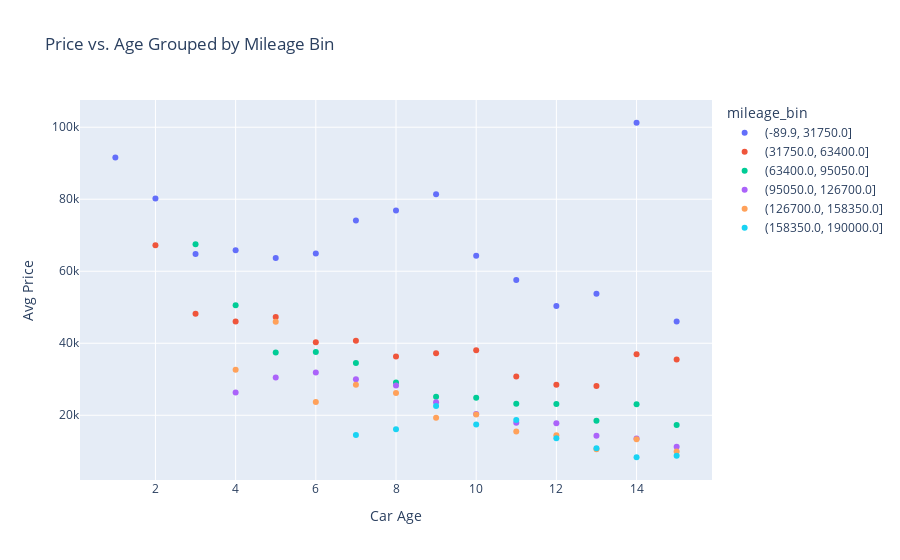

Notebook cell for this chart:
### Markdown cell above
### 🔁 Price vs. Age by Mileage Bin

### Code cell
# Bin mileage into 6 groups and visualize
df["mileage_bin"] = pd.cut(df["milage"], bins=6)

depreciation_by_mileage = df.groupby(["car_age", "mileage_bin"])["price"].mean().reset_index()

fig = px.scatter(depreciation_by_mileage, x="car_age", y="price", color="mileage_bin",
                 title="Price vs. Age Grouped by Mileage Bin",
                 labels={"car_age": "Car Age", "price": "Avg Price"})
fig.show()

### Figure 1 — Plotly figure (JSON) as saved in the notebook; plotly's stock layout.template omitted (floating-point values rounded to 4 significant figures)
{"data": [{"hovertemplate": "mileage_bin=(-89.9, 31750.0]<br>Car Age=%{x}<br>Avg Price=%{y}<extra></extra>", "legendgroup": "(-89.9, 31750.0]", "marker": {"color": "#636efa", "symbol": "circle"}, "mode": "markers", "name": "(-89.9, 31750.0]", "orientation": "v", "showlegend": true, "type": "scatter", "x": [1, 2, 3, 4, 5, 6, 7, 8, 9, 10, 11, 12, 13, 14, 15], "xaxis": "x", "y": [91580.0, 80170.0, 64810.0, 65800.0, 63690.0, 64920.0, 74100.0, 76870.0, 81410.0, 64310.0, 57600.0, 50320.0, 53730.0, 101200.0, 46030.0], "yaxis": "y"}, {"hovertemplate": "mileage_bin=(31750.0, 63400.0]<br>Car Age=%{x}<br>Avg Price=%{y}<extra></extra>", "legendgroup": "(31750.0, 63400.0]", "marker": {"color": "#EF553B", "symbol": "circle"}, "mode": "markers", "name": "(31750.0, 63400.0]", "orientation": "v", "showlegend": true, "type": "scatter", "x": [1, 2, 3, 4, 5, 6, 7, 8, 9, 10, 11, 12, 13, 14, 15], "xaxis": "x", "y": [null, 67190, 48200.0, 46010.0, 47270.0, 40320.0, 40700.0, 36300.0, 37240.0, 38030.0, 30800.0, 28500.0, 28150.0, 36970.0, 35516], "yaxis": "y"}, {"hovertemplate": "mileage_bin=(63400.0, 95050.0]<br>Car Age=%{x}<br>Avg Price=%{y}<extra></extra>", "legendgroup": "(63400.0, 95050.0]", "marker": {"color": "#00cc96", "symbol": "circle"}, "mode": "markers", "name": "(63400.0, 95050.0]", "orientation": "v", "showlegend": true, "type": "scatter", "x": [1, 2, 3, 4, 5, 6, 7, 8, 9, 10, 11, 12, 13, 14, 15], "xaxis": "x", "y": [null, null, 67500, 50580.0, 37439, 37600.0, 34500.0, 29130.0, 25110.0, 24890.0, 23220.0, 23110.0, 18470.0, 23030.0, 17270.0], "yaxis": "y"}, {"hovertemplate": "mileage_bin=(95050.0, 126700.0]<br>Car Age=%{x}<br>Avg Price=%{y}<extra></extra>", "legendgroup": "(95050.0, 126700.0]", "marker": {"color": "#ab63fa", "symbol": "circle"}, "mode": "markers", "name": "(95050.0, 126700.0]", "orientation": "v", "showlegend": true, "type": "scatter", "x": [1, 2, 3, 4, 5, 6, 7, 8, 9, 10, 11, 12, 13, 14, 15], "xaxis": "x", "y": [null, null, null, 26296, 30460.0, 31870.0, 30037, 28280.0, 23610.0, 20360.0, 17930.0, 17760.0, 14310.0, 13520.0, 11250.0], "yaxis": "y"}, {"hovertemplate": "mileage_bin=(126700.0, 158350.0]<br>Car Age=%{x}<br>Avg Price=%{y}<extra></extra>", "legendgroup": "(126700.0, 158350.0]", "marker": {"color": "#FFA15A", "symbol": "circle"}, "mode": "markers", "name": "(126700.0, 158350.0]", "orientation": "v", "showlegend": true, "type": "scatter", "x": [1, 2, 3, 4, 5, 6, 7, 8, 9, 10, 11, 12, 13, 14, 15], "xaxis": "x", "y": [null, null, null, 32662, 46000, 23700.0, 28499, 26210.0, 19280.0, 20230.0, 15500.0, 14440.0, 10540.0, 13380.0, 9950.0], "yaxis": "y"}, {"hovertemplate": "mileage_bin=(158350.0, 190000.0]<br>Car Age=%{x}<br>Avg Price=%{y}<extra></extra>", "legendgroup": "(158350.0, 190000.0]", "marker": {"color": "#19d3f3", "symbol": "circle"}, "mode": "markers", "name": "(158350.0, 190000.0]", "orientation": "v", "showlegend": true, "type": "scatter", "x": [1, 2, 3, 4, 5, 6, 7, 8, 9, 10, 11, 12, 13, 14, 15], "xaxis": "x", "y": [null, null, null, null, null, null, 14500, 16120.0, 22600, 17420.0, 18660, 13590.0, 10850.0, 8344.0, 8784.0], "yaxis": "y"}], "layout": {"legend": {"title": {"text": "mileage_bin"}, "tracegroupgap": 0}, "title": {"text": "Price vs. Age Grouped by Mileage Bin"}, "xaxis": {"anchor": "y", "domain": [0, 1], "title": {"text": "Car Age"}}, "yaxis": {"anchor": "x", "domain": [0, 1], "title": {"text": "Avg Price"}}}}
